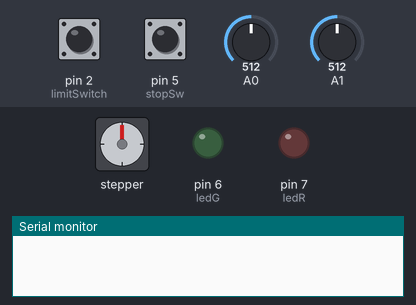
Bench run of a sketch on a simulated Arduino Uno, built with avr-gcc and run on an emulated ATmega328P. Parts: stepper motor, output pins drawn as LEDs (lit = HIGH), the last lines printed to the serial monitor. Wiring (inferred from the names in the program): stepper motor driver (200 steps per turn assumed): step pin 4; direction pin 3. The test bench sets the inputs (shaded band); at power-on: pin 2 (limitSwitch) HIGH, A0 = 512, pin 5 (stopSw) HIGH, A1 = 512. Pins used as bus, display or sensor lines are not drawn.

Above: at 0.9 s.
1.0 s: pin 2 (limitSwitch) pulled LOW for 3.2 s
At 5.0 s:
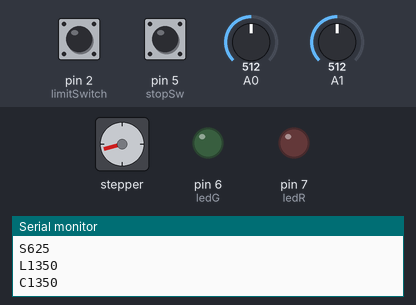
7.2 s: pin 2 (limitSwitch) pulled LOW for 0.15 s
At 10.2 s:
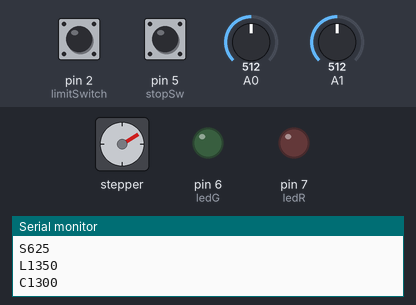
10.3 s: A0 set to 716
13.3 s: pin 5 (stopSw) pulled LOW for 0.15 s
At 13.6 s:
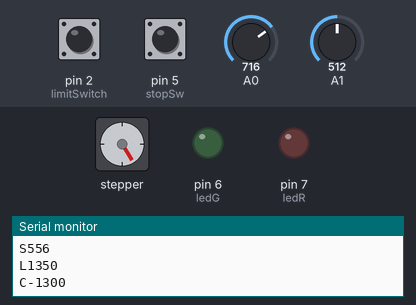
16.4 s: pin 2 (limitSwitch) pulled LOW for 1 s
At 19.5 s:
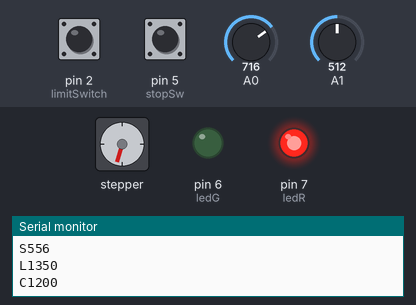
20.4 s: A0 set to 900
Timing chart, 0 to 70.9 s (numbered marks = the images above; inputs shaded):
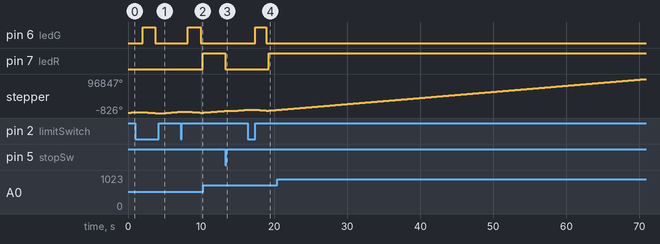

The sketch:

ambu.ino
```cpp
/*Example sketch to control a stepper motor with A4988 stepper motor driver and Arduino without a library. More info: https://www.makerguides.com */
// Define stepper motor connections and steps per revolution:
#define limitSwitch 2
#define dirPin 3
#define stepPin 4
#define stopSw 5
#define ledG 6
#define ledR 7
#define stepsPerRevolution 200

void setup() {
  Serial.begin(115200);

  pinMode(limitSwitch, INPUT_PULLUP);
  pinMode(stopSw, INPUT_PULLUP);
  pinMode(stepPin, OUTPUT);
  pinMode(dirPin, OUTPUT);
  pinMode(ledG, OUTPUT);
  pinMode(ledR, OUTPUT);

  startup();
}

int pot1Reading = 0;
int pot2Reading = 0;
int motorSpeed  = 0;
int upperLimit  = 0;
int stepCount   = 0;

void loop() {
  while(!digitalRead(stopSw)) {
    delay(100);
  }

  if (digitalRead(limitSwitch)) {
    startup();
  }

  stepCount   = 0;
  pot1Reading = analogRead(A0);
  motorSpeed  = map(pot1Reading, 0, 1023, 900, 450);
  pot2Reading = analogRead(A1);
  upperLimit  = map(pot2Reading, 0, 1023, 1000, 1700);

  digitalWrite(ledG, HIGH);
  digitalWrite(ledR, LOW);
  dir_counterclockwise();
  for (stepCount = 0; stepCount < upperLimit; stepCount++) {
    if (stepCount%100 == 0) {
      pot1Reading = analogRead(A0);
      motorSpeed  = map(pot1Reading, 0, 1023, 800, 450);
      pot2Reading = analogRead(A1);
      upperLimit  = map(pot2Reading, 0, 1023, 1000, 1700);
      Serial.print("S");
      Serial.println(motorSpeed);
      Serial.print("L");
      Serial.println(upperLimit);
      Serial.print("C");
      Serial.println(stepCount);
      if (!digitalRead(stopSw)) {
        break;
      }
    }
    one_step(motorSpeed);
  }

  digitalWrite(ledG, LOW);
  digitalWrite(ledR, LOW);
  delay(300);

  digitalWrite(ledG, LOW);
  digitalWrite(ledR, HIGH);
  dir_clockwise();
  while(digitalRead(limitSwitch)) {
    if (stepCount%100 == 0) {
      pot1Reading = analogRead(A0);
      motorSpeed  = map(pot1Reading, 0, 1023, 800, 450);
      pot2Reading = analogRead(A1);
      upperLimit  = map(pot2Reading, 0, 1023, 1000, 1700);
      Serial.print("S");
      Serial.println(motorSpeed);
      Serial.print("L");
      Serial.println(upperLimit);
      Serial.print("C");
      Serial.println(stepCount);
      if (!digitalRead(stopSw)) {
        break;
      }
    }
    one_step(motorSpeed);
    stepCount--;
  }

  digitalWrite(ledG, LOW);
  digitalWrite(ledR, LOW);
  Serial.print("S");
  Serial.println(motorSpeed);
  Serial.print("L");
  Serial.println(upperLimit);
  Serial.print("C");
  Serial.println(stepCount);
  delay(1000);
}

void one_step(int deltime) {
    digitalWrite(stepPin, HIGH);
    delayMicroseconds(deltime);
    digitalWrite(stepPin, LOW);
    delayMicroseconds(deltime);
}

void dir_clockwise() {
  digitalWrite(dirPin, HIGH);
}

void dir_counterclockwise() {
  digitalWrite(dirPin, LOW);
}

void startup() {
  digitalWrite(dirPin, HIGH);
  delay(100);
  while(digitalRead(limitSwitch)) {
    one_step(500);
  }

  delay(1000);
}
```

Measured:
- after the input at 1.0 s, pin 6 (ledG): LOW → HIGH after 1.0 s, → LOW 1.7 s later
- after the input at 7.2 s, pin 6 (ledG): LOW → HIGH after 1.0 s, → LOW 1.7 s later; pin 7 (ledR): LOW → HIGH after 3.0 s
- after the input at 13.3 s, pin 7 (ledR): HIGH → LOW at once
- after the input at 16.4 s, pin 6 (ledG): LOW → HIGH after 1.0 s, → LOW 1.5 s later; pin 7 (ledR): LOW → HIGH after 2.8 s
